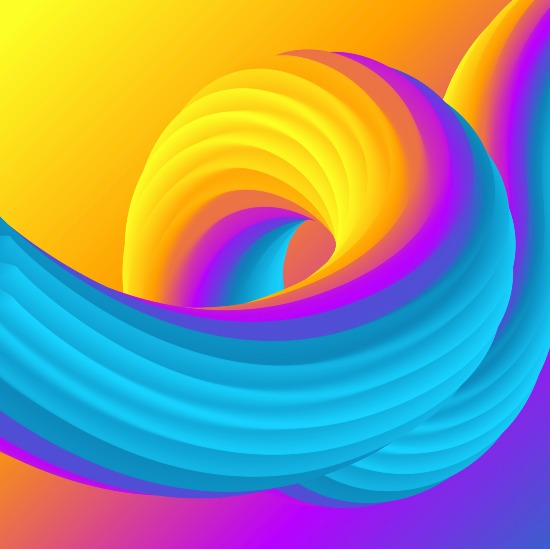
#> input picture 87760.jpg, 550 x 549 px
$ python ImageEncryptor.py
#> lines starting #> are read from the running program, lines starting #| are printed output that depends on the picture
import random
from PIL import Image

def encrypt_image(image_file):
    # Open image file
#> called with image_file = '87760.jpg'
    image = Image.open(image_file)
#> image is the input picture: PIL image 550x549 RGB; mean R, G, B 143.9, 147, 139.8
    width, height = image.size
#> width = 550; height = 549

    # Convert image to binary data
    binary_data = ""
    pixels = image.load()
    for y in range(height):
        for x in range(width):
            r, g, b = pixels[x, y]
            binary_data += '{:08b}{:08b}{:08b}'.format(r, g, b)

    # Generate random key length
    key_length = random.randint(1, width * height)
#> key_length = 201980

    # Apply transposition cipher on binary data
    encrypted_data = ""
    for i in range(0, len(binary_data), key_length):
        block = binary_data[i:i+key_length]
        encrypted_data += block[::-1]
#> this loop made 36 passes
#> i on passes 2 to 13: 201980, 403960, 605940, 807920, 1009900, 1211880, 1413860, 1615840, 1817820, 2019800, 2221780, 2423760

    # Save encrypted image
    encrypted_image = Image.new('RGB', (width, height))
#> encrypted_image: PIL image 550x549 RGB; every value is 0
    pixels = encrypted_image.load()
    for y in range(height):
        for x in range(width):
            start = (y * width + x) * 24
            end = start + 24
            rgb = [int(encrypted_data[start+i:start+i+8], 2) for i in range(0, 24, 8)]
            r, g, b = rgb
            pixels[x, y] = (r, g, b)

    encrypted_image.save('encrypted.png')
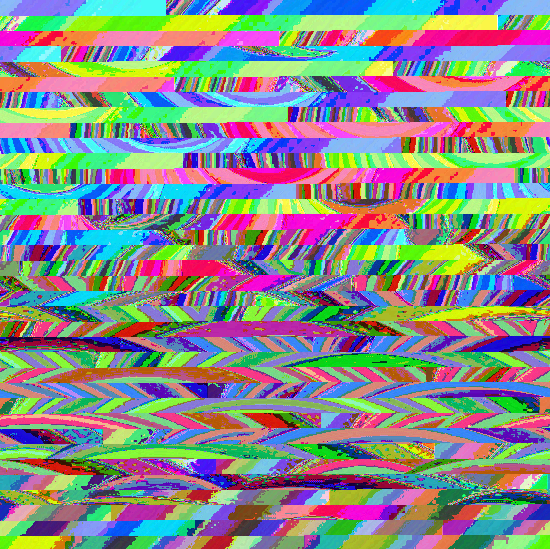
#> saved as encrypted.png: PIL image 550x549 RGB; mean R, G, B 136.7, 138.1, 137.5
    print("Image encrypted and saved as encrypted.png")
    return encrypted_data, key_length


def decrypt_image(image_file, key_length):
    # Open image file
    image = Image.open(image_file)
    width, height = image.size

    # Convert image to binary data
    binary_data = ""
    pixels = image.load()
    for y in range(height):
        for x in range(width):
            r, g, b = pixels[x, y]
            binary_data += '{:08b}{:08b}{:08b}'.format(r, g, b)

    # Apply transposition cipher on binary data
    decrypted_data = ""
    for i in range(0, len(binary_data), key_length):
        block = binary_data[i:i+key_length]
        decrypted_data += block[::-1]

    # Convert binary data to image
    decrypted_image = Image.new('RGB', (width, height))
    pixels = decrypted_image.load()
    for y in range(height):
        for x in range(width):
            start = (y * width + x) * 24
            end = start + 24
            rgb = [int(decrypted_data[start+i:start+i+8], 2) for i in range(0, 24, 8)]
            r, g, b = rgb
            pixels[x, y] = (r, g, b)

    decrypted_image.save('decrypted.png')
    print("Image decrypted and saved as decrypted.png")

if __name__=='__main__':
    e,k = encrypt_image('87760.jpg')
#> k = 201980
    decrypt_image('encrypted.png', k)
#> the loop in decrypt_image, `for i in range(0, len(binary_data), key_length):` made 36 passes
